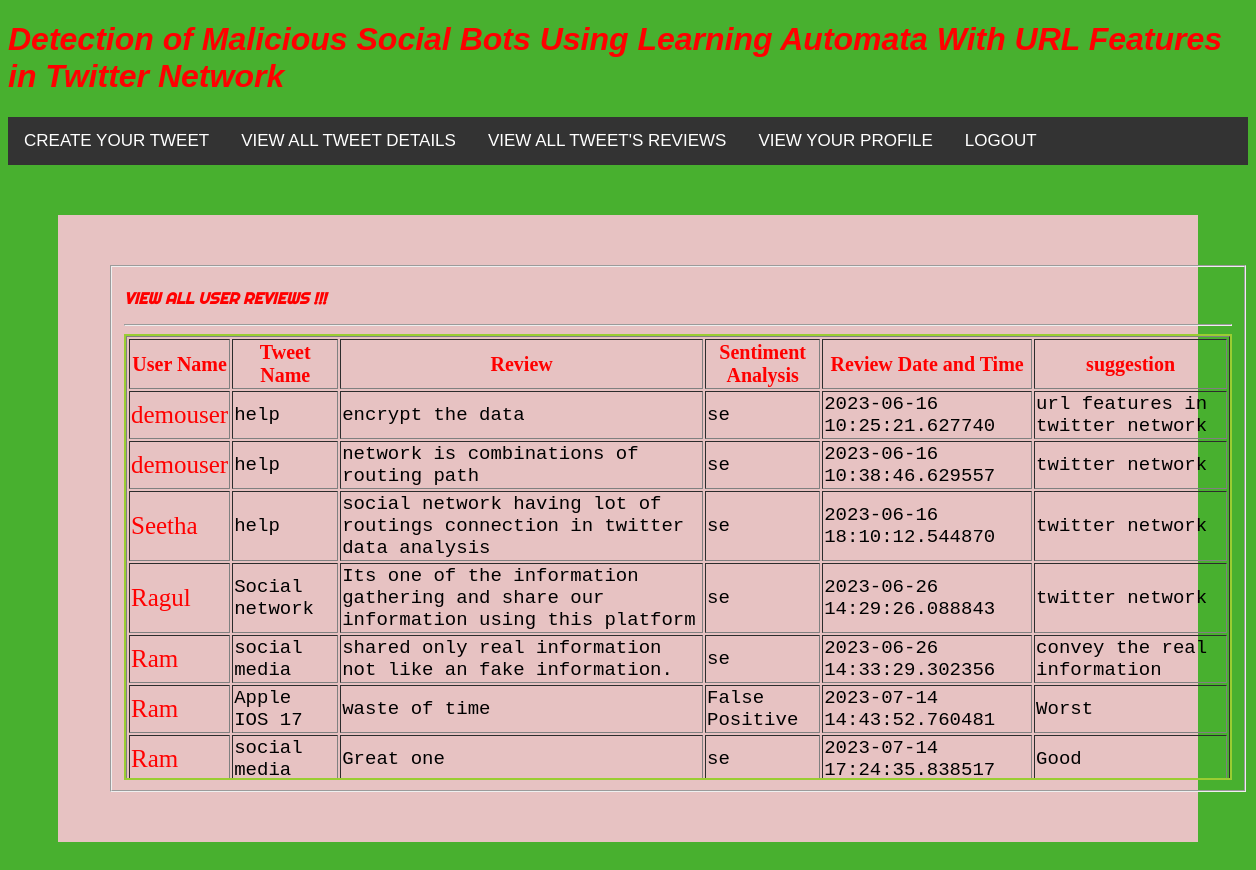
/Viewreviews/, run on the app's committed database.
### Remote_User/models.py (models this page shows)
class review_Model(models.Model):
    uname = models.CharField(max_length=100)
    ureview = models.CharField(max_length=100)
    sanalysis = models.CharField(max_length=100)
    dt= models.CharField(max_length=300)
    tname= models.CharField(max_length=300)
    suggestion = models.CharField(max_length=300)

### Remote_User/views.py (the view)
# urls.py: url(r'^Viewreviews/$', clientview.Viewreviews, name="Viewreviews"),
def Viewreviews(request):
    obj = review_Model.objects.all()
    return render(request,'RUser/Viewreviews.html',{'list_objects': obj})

### Template/htmls/RUser/Viewreviews.html (shortened to what this page needs)
{% extends 'RUser/design.html' %}
{% block userblock %}
<body>
    <div class="container-fluid">
        <div class="container">
            <div class="row">
                <div class="col-md-5">
                    <form role="form" method="POST">
                        <fieldset>
                            <p class="text-uppercase pull-center style1">VIEW ALL USER REVIEWS !!! </p>
                            <hr>
                            <div class="tweettext">
                                <table border="1">
                                    <tr>
                                        <th style="color:red; font-size:20px; font-family:fantasy">User Name</th>
                                        <th style="color:red; font-size:20px; font-family:fantasy">Tweet Name</th>
                                        <th style="color:red; font-size:20px; font-family:fantasy">Review</th>
                                        <th style="color:red; font-size:20px; font-family:fantasy">Sentiment Analysis
                                        </th>
                                        <th style="color:red; font-size:20px; font-family:fantasy">Review Date and Time
                                        </th>
                                        <th style="color:red; font-size:20px; font-family:fantasy">suggestion</th>
                                    </tr>
                                    {% for object in list_objects %}
                                    <tr>
                                        <td style="color:red; font-size:25px; font-family:fantasy">{{object.uname}}</td>
                                        <td style="font-family:monospace; font-size:19px; ">{{object.tname}}</td>
                                        <td style="font-family:monospace; font-size:19px; ">{{object.ureview}}</td>
                                        <td style="font-family:monospace; font-size:19px;  ">{{object.sanalysis}}</td>
                                        <td style="font-family:monospace; font-size:19px; ">{{object.dt}}</td>
                                        <td style="font-family:monospace; font-size:19px; ">{{object.suggestion}}</td>
                                    </tr>
                                    {% endfor %}
                                </table>
                            </div>
                        </fieldset>
                    </form>
                </div>
            </div>
        </div>
    </div>
    {% endblock %}

### Template/htmls/RUser/design.html (style rules this page uses)
body { background-color:#48b02f;; font-family: 'Inconsolata', sans-serif; background-color: #48b02f; }
.style1 { color: #c54949 }

### Template/htmls/RUser/Viewreviews.html (style rules this page uses)
body { background-color: #48b02f; }
.container-fluid { padding: 50px; }
.container { background-color: rgb(231, 194, 194); padding: 50px; }
.text-uppercase { font-family: 'Righteous', cursive; }
.tweettext { border: 2px solid yellowgreen; width: 1104px; height: 442px; overflow: scroll; background-color: ; }
.style1 { color: #FF0000; font-weight: bold; font-style: italic; }

### data on the page
review_Model: uname "demouser", tname "help", ureview "encrypt the data", sanalysis "se", dt "2023-06-16 10:25:21.627740", suggestion "url features in twitter network"
review_Model: uname "demouser", tname "help", ureview "network is combinations of routing path", sanalysis "se", dt "2023-06-16 10:38:46.629557", suggestion "twitter network"
review_Model: uname "Seetha", tname "help", ureview "social network having lot of routings connection in twitter data analysis", sanalysis "se", dt "2023-06-16 18:10:12.544870", suggestion "twitter network"
review_Model: uname "Ragul", tname "Social network", ureview "Its one of the information gathering and share our information using this platform", sanalysis "se", dt "2023-06-26 14:29:26.088843", suggestion "twitter network"
review_Model: uname "Ram", tname "social media", ureview "shared only real information not like an fake information.", sanalysis "se", dt "2023-06-26 14:33:29.302356", suggestion "convey the real information"
review_Model: uname "Ram", tname "Apple IOS 17", ureview "waste of time", sanalysis "False Positive", dt "2023-07-14 14:43:52.760481", suggestion "Worst"
review_Model: uname "Ram", tname "social media", ureview "Great one", sanalysis "se", dt "2023-07-14 17:24:35.838517", suggestion "Good"
